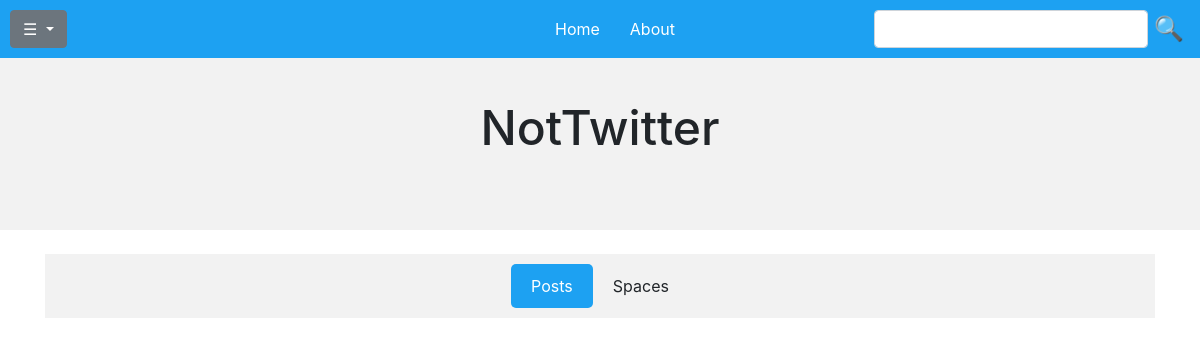
Page /explore on the earlier database version.
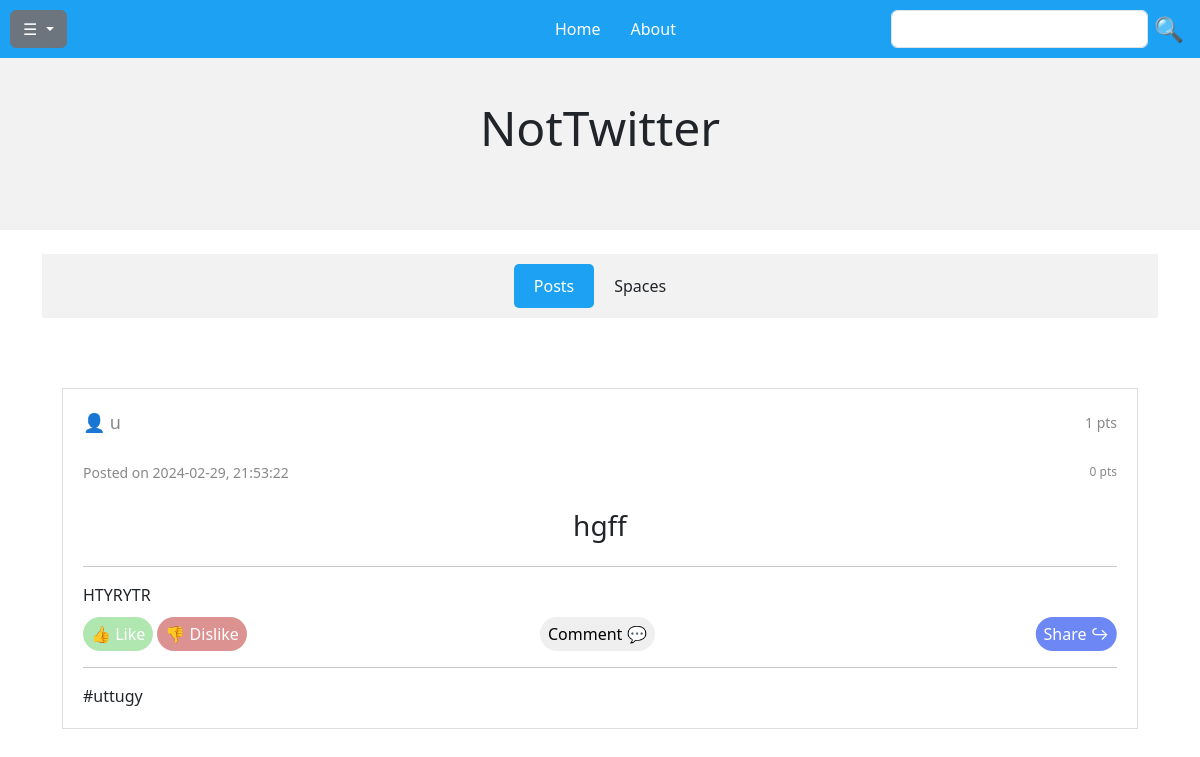
Same page on the later database version.
### tables this page shows
CREATE TABLE Posts
    (id TEXT PRIMARY KEY, username TEXT, date_and_time TEXT,
    summary TEXT DEFAULT '', 
    title TEXT, content TEXT, space TEXT,
    points INTEGER DEFAULT 0);

### Scripts/NotTwitter.py (the view)
@app.route('/explore')
def explore():
    conn, cursor, Users_cols, Posts_cols  = open_db()
    if 'username' not in session:
        session['username'] = None
    with conn:
        posts = records_to_dicts(cursor.execute("SELECT * FROM Posts").fetchall(), Posts_cols)
    posts = format_posts(random.sample(posts, min([100, len(posts)])))
    spaces = get_spaces(posts)
    return render_template('explore.html', posts=posts,
                           spaces=spaces, username=session["username"])

### Scripts/NotTwitter.py (called while the page is built)
def records_to_dicts(records: list[tuple], col_list: list)->list[dict]:
    return [
        {
            col_list[i]: record[i]
            for i in range(len(record))
        }
        for record in records
    ]

def get_spaces(posts: list[dict])->dict[str, dict[str, str]]:
    conn, cursor, Users_cols, Posts_cols  = open_db()
    result = dict()
    for post in posts:
        space = post["space"]
        n_posts = 0
        for _post in posts:
            _space = _post["space"]
            n_posts += (_space == space)
        result[space] = dict(summary="No summary at this time", n_posts=n_posts)
    return result

def format_posts(
    posts: list[dict]
)->list[dict[str, tp.Union[str, dict[str, tp.Union[str, int]]]]]:
    conn, cursor, Users_cols, Posts_cols  = open_db()
    formatted = []
    for i in range(len(posts)):
        post = posts[i]
        username = post.pop("username")
        date_and_time = post.pop("date_and_time")
        date, time = date_and_time.split()
        post["date"], post["time"] = date, time
        with conn:
            post["user"] = dict(
                name=username,
                points=(
                    cursor.execute(
                        "SELECT points FROM Users WHERE username = ?",
                        (username,)
                    ).fetchone()[0]
                )
            )
        formatted.append(post)
    return formatted

### templates/explore.html
{%extends "search_results.html"%}

### templates/search_results.html (shortened to what this page needs)
{%extends "base.html"%}
{%block body_content%}
    <div class="tabs">
        <div class="tab active" id="Posts"
        onclick="
        changeActiveState('Posts', 'tab active', 'Spaces', 'tab');
        changeActiveState('Post_results', 'posts-container', 'Space_results', 'posts-container inactive');
        "
        >
            Posts
        </div>
        <div class="tab" id="Spaces"
        onclick="
        changeActiveState('Spaces', 'tab active', 'Posts', 'tab');
        changeActiveState('Space_results', 'posts-container', 'Post_results', 'posts-container inactive');
        "
        >
            Spaces
        </div>
    </div>
    <div id="Post_results" class="posts-container">
        {%for post in posts%}
            {%with idx=loop.index%}
                {%include "./components/user_post.html"%}
            {%endwith%}
        {%endfor%}
    </div>
        {%for space, space_data in spaces.items()%}
            {%with idx=loop.index%}
                {%include "./components/space.html"%}
            {%endwith%}
        {%endfor%}
{%endblock body_content%}

### templates/base.html (shortened to what this page needs)
<!DOCTYPE html>
<html lang="en">
<head>
    <link href="../static/css/NotTwitter.css" rel="stylesheet">
    <link href="https://cdn.jsdelivr.net/npm/bootstrap@5.3.2/dist/css/bootstrap.min.css" rel="stylesheet">
</head>
<body>
    {%block top_bar_content%}
    {%include "./components/top_bar.html"%}
    {%endblock top_bar_content%}
    <div class="welcome-container">
        <br>
        <h1 class="sub-text">NotTwitter</h1>
    </div>
    <br>
    <div class="container">
        {%block body_content%}
        {%endblock body_content%}
    </div>
<body>
</html>

### templates/components/top_bar.html (shortened to what this page needs)
<head>
    <link href="../static/css/NotTwitter.css" rel="stylesheet">
    <link href="https://cdn.jsdelivr.net/npm/bootstrap@5.3.2/dist/css/bootstrap.min.css" rel="stylesheet">
    <link rel="stylesheet" href="https://maxcdn.bootstrapcdn.com/bootstrap/4.0.0/css/bootstrap.min.css" />
</head>
<body>
    <div class="top-bar">
        <div name="hamburger-dropdown" class="dropdown">
            <button class="btn btn-secondary dropdown-toggle"
            type="button" id="dropdownMenuButton"
            data-toggle="dropdown" aria-haspopup="true"
            aria-expanded="false">
                    ☰
            </button>
        </div>
        <div class="nav-bar">
            {%for tup in nav_links|default([
                ("home", "Home"), ("about", "About")
            ])%}
                {%set page, link_title = tup%}
                <a href="{{url_for(page)}}">{{link_title}}</a>
            {%endfor%}
        </div>
        <div name="search_bar">
            <form id="search_bar" method="post" action="/search" class="search-bar">
                <input type="text" id="search_field" name="search" class="form-control">
                <button type="submit" class="top-bar-icon">🔍</button>
            </form>
        </div>
    </div>
<body>

### templates/components/user_post.html (shortened to what this page needs)
<head>
    <link href="../static/css/NotTwitter.css" rel="stylesheet">
    <link href="https://cdn.jsdelivr.net/npm/bootstrap@5.3.2/dist/css/bootstrap.min.css" rel="stylesheet">
</head>
<body>
    {%if not as_form|default(false)%}
        {%set str_idx=idx|default(0)|string%}
        <div class="post" id="{{post.id}}">
            <div class="post-header">
                <div class="user-meta">
                    <span style="position: sticky; left: 0%">
                        <p>👤 {{post.user.name}}</p>
                    </span>
                    {%set user_points_id="user_points" + str_idx%}
                    <span style="position: sticky; left: 100%; font-size: 14px;">
                        <p id="{{user_points_id}}">{{post.user.points}} pts</p>
                    </span>
                </div>
                <div class="post-meta">
                    <span style="position: sticky; left: 0%">
                        <p>Posted on {{post.date}}, {{post.time}}</p>
                    </span>
                    {%set post_points_id="post_points" + str_idx%}
                    <span style="position: sticky; left: 100%; font-size: 12px;">
                        <p id="{{post_points_id}}">{{post.points}} pts</p>
                    </span>
                </div>
                <div class="post-title"><h3>{{post.title}}</h3></div>
            </div>
            <hr>
            <p class="post-content">{{post.content}}</p>
            <div class="post-actions">
                {%set like_id="postLikeBtn" + str_idx%}
                {%set dislike_id="postDislikeBtn" + str_idx%}
                {%set _update_db=update_db|default(true)%}
                <button id="{{like_id}}" class="action-button like inactive"
                onclick="handle_like(
                    '{{like_id}}', '{{dislike_id}}',
                    'action-button like active', 'action-button dislike active',
                    'action-button like inactive', 'action-button dislike inactive',
                    '{{_update_db}}',
                    '{{post.id}}', 'user_points', '{{post_points_id}}',
                    '{{post.user.name}}'
                )"
                >
                    👍 Like
                </button>
                <button id="{{dislike_id}}" class="action-button dislike inactive"
                onclick="handle_dislike(
                    '{{dislike_id}}', '{{like_id}}',
                    'action-button dislike active', 'action-button like active',
                    'action-button dislike inactive', 'action-button like inactive',
                    '{{_update_db}}',
                    '{{post.id}}', 'user_points', '{{post_points_id}}',
                    '{{post.user.name}}'
                )"
                >
                    👎 Dislike
                </button>
                <button class="action-button comment-button">Comment 💬</button>
                <button class="action-button share-button">Share ↪</button>
            </div>
            <hr>
            <div class="post-space-section">#{{post.space}}</div>
        </div>
    {%endif%}
</body>

### templates/components/space.html (shortened to what this page needs)
<head>
    <link href="../static/css/NotTwitter.css" rel="stylesheet">
    <link href="https://cdn.jsdelivr.net/npm/bootstrap@5.3.2/dist/css/bootstrap.min.css" rel="stylesheet">
</head>
<body>
</body>

### static/css/NotTwitter.css (style rules this page uses)
body { font-family: Arial, sans-serif; }
.dropdown-toggle::after { content: none; }
.top-bar { background-color: #1da1f2; padding: 10px; display: flex; justify-content: space-between; position: fixed; top: 0; width: 100%; z-index: 1000; }
.top-bar-icon { font-size: 24px; color: #f8fafb; background-color: transparent; border: none; outline: none; cursor: pointer; }
.nav-bar { display: flex; align-items: center; justify-content: space-between; position: sticky; left: 45%; }
.nav-bar a { color: #fff; text-decoration: none; padding: 0 10px; margin: 0 5px; }
.search-bar { display: flex; }
.welcome-container { background-color: #f2f2f2; text-align: center; padding: 65px; }
.sub-text { font-size: 48px; margin-top: 10px; }
.tabs { display: flex; justify-content: center; background-color: #f2f2f2; padding: 10px; }
.tab { cursor: pointer; padding: 10px 20px; border-radius: 5px; }
.tab.active { background-color: #1da1f2; color: #fff; }
.posts-container { margin-top: 50px; padding: 20px; }
.post { border: 1px solid #ddd; margin-bottom: 20px; padding: 20px; }
.post-header { display: block; align-items: center; margin-bottom: 10px; }
.user-meta { display: flex; align-items: center; font-size: 18px; color: #888; margin-bottom: 10px; }
.post-meta { display: flex; align-items: center; font-size: 14px; color: #888; margin-bottom: 10px; }
.post-title { display: flex; align-items: center; justify-content: center; font-size: 24px; margin-bottom: 10px; }
.post-content { font-size: 16px; line-height: 1.5; margin-bottom: 10px; }
.post-actions { position: relative; }
.action-button { padding: 5px 8px; border: none; border-radius: 20px; cursor: pointer; transition: background-color 0.3s; text-align: center; }
.action-button.like { background-color: #33cc33; color: #fff; position: sticky; left: 0%; }
.action-button.like.inactive { background-color: #b0e6b0; }
.action-button.dislike { background-color: #ff3333; color: #fff; position: sticky; left: .5%; }
.action-button.dislike.inactive { background-color: #dd9292; }
.action-button.comment-button { text-align: center; position: sticky; left: 45%; }
.action-button.share-button { background-color: #6d88f5; color: #fff; position: sticky; left: 100%; }
.post-space-section { display: flex; align-items: center; justify-content: left; }

Differences in the rows shown:
added Posts: user.name "u", user.points "1", date "2024-02-29", time "21:53:22", points "0", title "hgff", content "HTYRYTR", space "uttugy"
